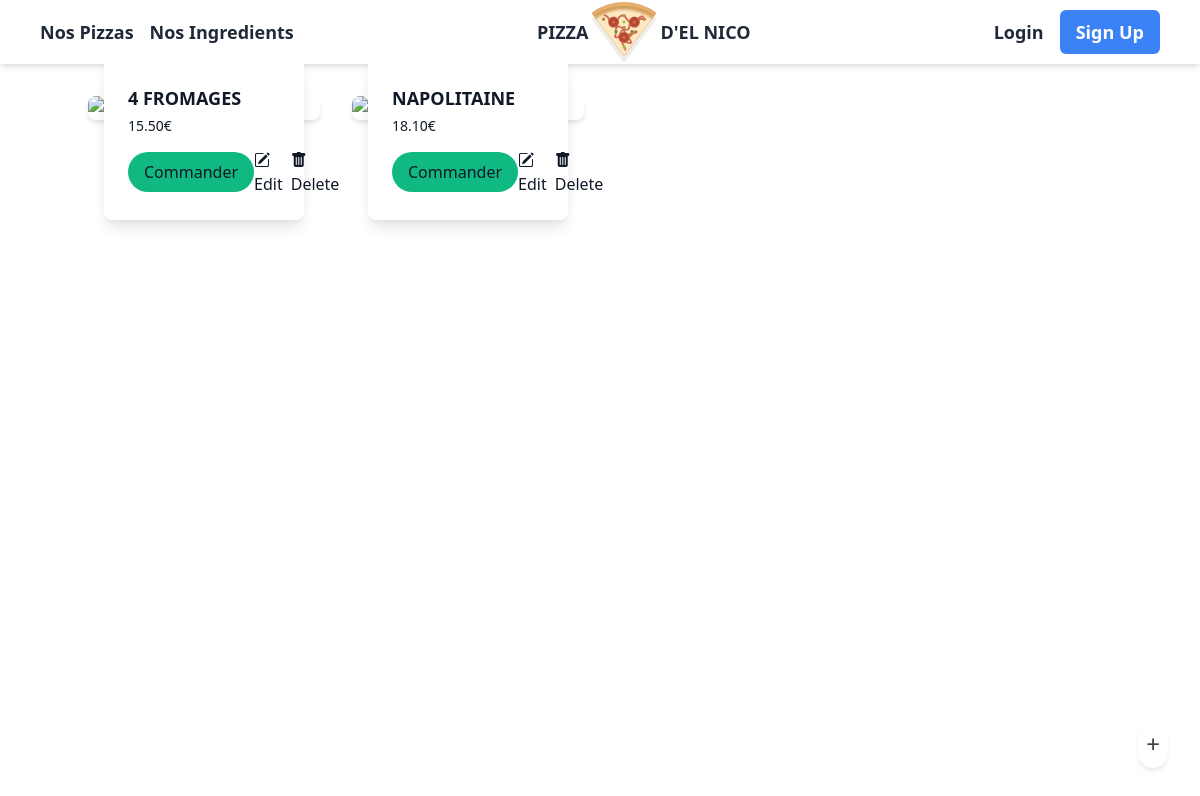
/, run on an earlier commit of the app's database.
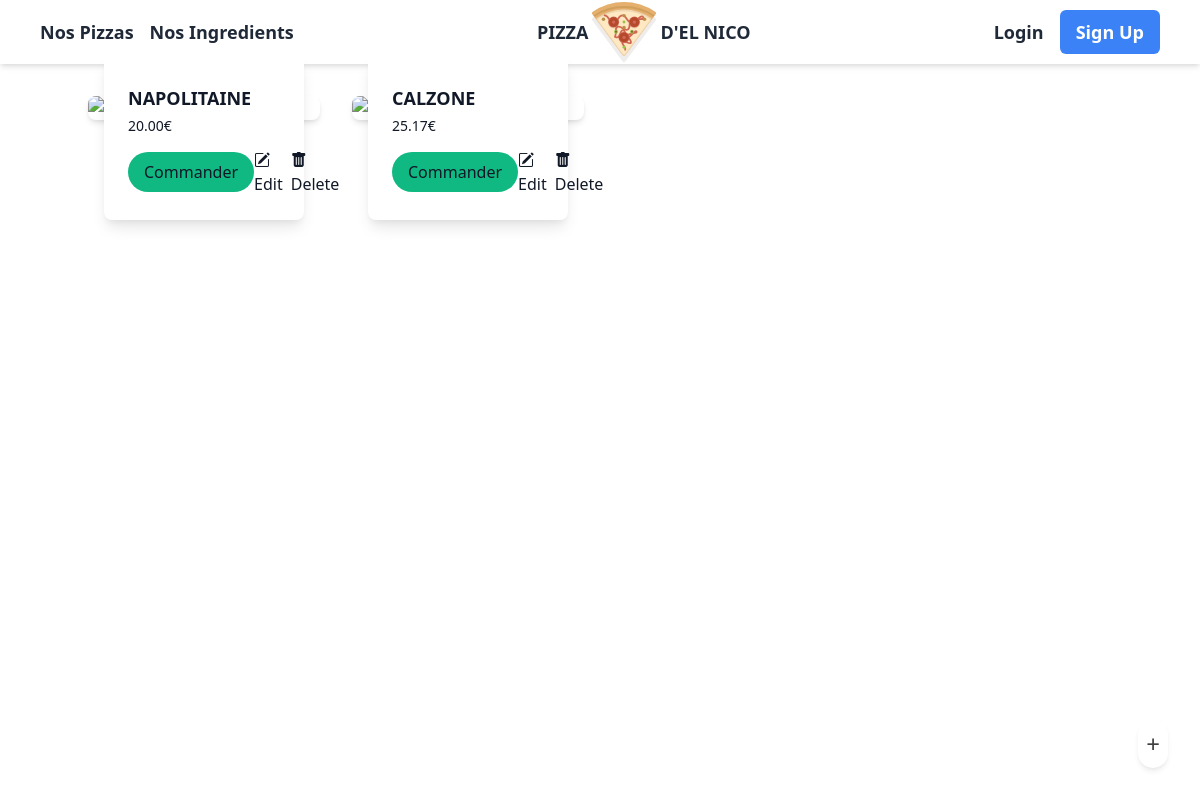
And on a later commit of the database.
### webpizza/models.py (models this page shows, shortened)
class Pizza(models.Model):
    idPizza = models.AutoField(primary_key=True)
    nomPizza = models.CharField(max_length=50, verbose_name='nom de la pizza')
    prix = models.DecimalField(max_digits=50, decimal_places=2, verbose_name='prix de la pizza')
    imagePizza = models.ImageField(upload_to='images/', null=True, blank=True)

### webpizza/views/Pizza.py (the view)
# urls.py: path('', PizzaView.pizzas),
    @staticmethod
    def pizzas(request):
        lesPizzas = Pizza.objects.all()
        return render(request, 'applipizza/pizzas.html', {'pizzas': lesPizzas})

### templates/applipizza/pizzas.html (shortened to what this page needs)
{% extends 'applipizza/base.html' %}
{% block main %}
<div class="container mx-auto mt-8">
    <section class="grid grid-cols-1 sm:grid-cols-2 lg:grid-cols-4 gap-8">
        {% for piz in pizzas %}
            <div class="relative antialiased text-gray-900">
                <a href="{{ piz.idPizza }}">
                </a>
                <div class="relative px-4 -mt-16 sm:px-6 lg:px-4">
                    <div class="bg-white p-6 rounded-lg shadow-lg">
                        <h4 class="mt-1 text-lg sm:text-xl lg:text-lg xl:text-xl font-semibold uppercase leading-tight truncate">{{ piz.nomPizza }}</h4>
                        <div class="mt-1 text-sm sm:text-base lg:text-sm xl:text-base">
                            {{ piz.prix }}€
                        </div>
                        <div class="mt-3 flex items-center justify-between">
                            <button type="button" class="btn btn-primary rounded-full bg-green-500 hover:bg-green-600 mt-2 sm:mt-0 px-4 py-2">Commander</button>
                            <div class="flex space-x-2">
                                <a href="{{ piz.idPizza }}/update" class="btn btn-sm btn-outline-warning">
                                    <i class="bi bi-pencil-square"></i> Edit
                                </a>
                                <a href="{{ piz.idPizza }}/delete" class="btn btn-sm btn-outline-danger">
                                    <i class="bi bi-trash-fill"></i> Delete
                                </a>
                            </div>
                        </div>
                    </div>
                </div>
            </div>
        {% endfor %}
    </section>
    <a href="/pizzas/add" class="fixed bottom-8 right-8 inline-block opacity-75 bg-white rounded-full p-2 shadow-md">
        <span class="text-2xl">+</span>
    </a>
</div>
{% endblock %}

What changed in the data, as far as the page shows it:
removed Pizza: nomPizza "4 FROMAGES", prix "15.50"
changed Pizza "NAPOLITAINE": prix "18.10" → "20.00"
added Pizza: nomPizza "CALZONE", prix "25.17"
